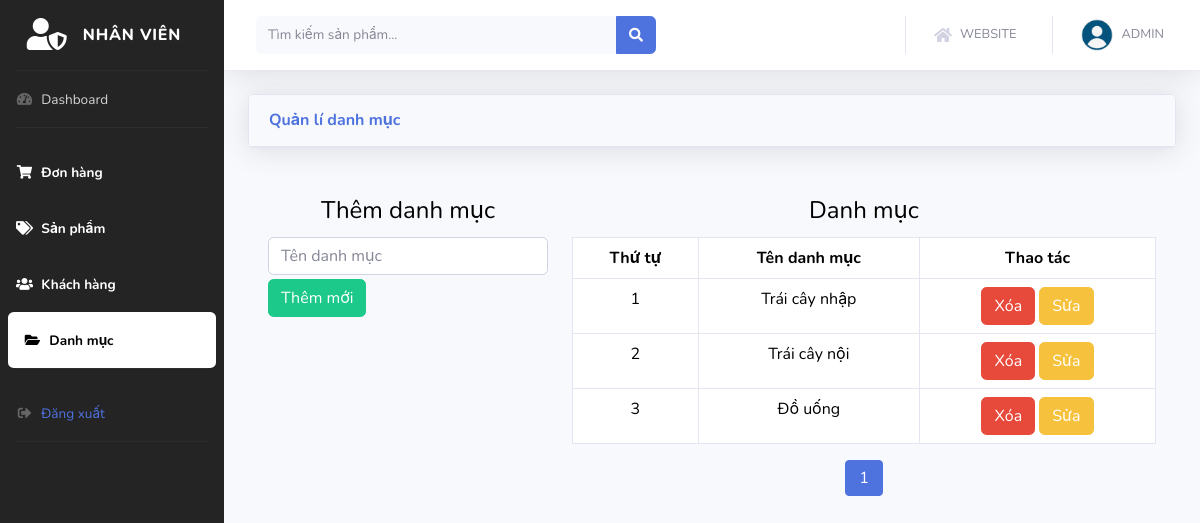
/nhanvien/xulydanhmuc.php (signed in), run on the app's committed database.
### tables this page shows
CREATE TABLE `tbl_category` (
  `category_id` int(11) NOT NULL,
  `category_name` varchar(50) NOT NULL
);

### nhanvien/xulydanhmuc.php (the view, shortened to what this page needs)
<?php
include('../db/connect.php');
?>
<!DOCTYPE html>
<html lang="en">
<?php
    include('./common/head.php')
?>
<body id="page-top">
    <div id="wrapper">
        <?php
        include('./common/sidebar.php');
        ?>
        <div id="content-wrapper" class="d-flex flex-column">
            <div id="content">
                <?php
                include('./common/topbar.php');
                ?>
                <div class="container-fluid">
                    <div class="card shadow mb-4">
                        <div class="card-header py-3">
                            <h6 class="m-0 font-weight-bold text-primary">Quản lí danh mục</h6>
                        </div>
                    </div>
                    <div class="card-body">
                    <div class="row">
                        <?php
                        if (isset($_GET['capnhat'])) {
                            $capnhat = $_GET['capnhat'];
                        } else {
                            $capnhat = '';
                        }
                        if ($capnhat) {
                            $id_capnhat = $_GET['capnhat'];
                            $sql_capnhat = mysqli_query($mysqli, "SELECT * FROM tbl_category WHERE category_id='$id_capnhat'");
                            $row_capnhat = mysqli_fetch_array($sql_capnhat);
                        ?>
                            <div class="col-md-4">
                                <h4 class="py-1 text-center">Cập nhật danh mục</h4>
                                <form action="" method="post">
                                    <input type="text" class="form-control" name="tendanhmuc" value="<?php echo $row_capnhat['category_name'] ?>" required>
                                    <input type="hidden" class="form-control" name="id_danhmuc" value="<?php echo $row_capnhat['category_id'] ?>">
                                    <input type="submit" name="capnhat" value="Cập nhật" class="btn btn-success my-1">
                                </form>
                            </div>
                        <?php
                        } else {
                        ?>
                            <div class="col-md-4">
                                <h4 class="py-1 text-center">Thêm danh mục</h4>
                                <form action="" method="post">
                                    <input type="text" class="form-control" name="tendanhmuc" placeholder="Tên danh mục">
                                    <input type="submit" name="themdanhmuc" onclick="return confirm('Bạn có muốn tiếp tục thêm danh mục')"
                                    value="Thêm mới" class="btn btn-success my-1">
                                </form>
                            </div>
                        <?php
                        }
                        ?>
                        <div class="col-md-8">
                            <h4 class="py-1 text-center">Danh mục</h4>
                            <table class="table table-bordered">
                                <?php
                                $productsPerPage = 5;
                                if (isset($_GET['page']) && is_numeric($_GET['page'])) {
                                    $currentPage = max(1, $_GET['page']);
                                } else {
                                    $currentPage = 1;
                                }
                                $begin = ($currentPage - 1) * $productsPerPage;
                                $sql_select = mysqli_query($mysqli, "SELECT * FROM tbl_category ORDER BY category_id ASC LIMIT $begin, $productsPerPage");
                                ?>
                                <tr class="text-center">
                                    <th>Thứ tự</th>
                                    <th>Tên danh mục</th>
                                    <th>Thao tác</th>
                                </tr>
                                <?php
                                $i = 0;
                                while ($row_category = mysqli_fetch_array($sql_select)) {
                                    $i++;
                                    $orderNumber = $begin + $i;
                                ?>
                                    <tr class="text-center">
                                        <td><?php echo $orderNumber ?></td>
                                        <td><?php echo $row_category['category_name'] ?></td>
                                        <td>
                                            <a href="?xoa=<?php echo $row_category['category_id'] ?>" onclick="return confirm('Bạn có chắc muốn xóa danh mục không')" class="btn btn-danger">Xóa</a>
                                            <a href="?capnhat=<?php echo $row_category['category_id'] ?>" class="btn btn-warning">Sửa</a>
                                        </td>
                                    </tr>
                                <?php
                                }
                                ?>
                            </table>
                            <?php
                            $sql_page = mysqli_query($mysqli, "SELECT * FROM tbl_category");
                            $count_row_page = mysqli_num_rows($sql_page);
                            $page = ceil($count_row_page / 5);
                            ?>
                            <div class="paging d-flex justify-content-center">
                                <?php
                                for ($i = 1; $i <= $page; $i++) {
                                ?>
                                    <a <?php if ($i == $currentPage) echo 'style="background-color: #4e73df; border-color: #4e73df; color:white;"' ?> href="xulydanhmuc.php?page=<?php echo $i ?>"><?php echo $i ?></a>
                                <?php
                                }
                                ?>
                            </div>
                        </div>
                    </div>
                    </div>
                </div>
            </div>
        </div>
    </div>
</body>
</html>

### nhanvien/xulydanhmuc.php (style rules this page uses)
.paging a { border: 1px solid #4e73df; padding: 5px 13px; list-style: none; background: #fff; margin: 0 4px; border-radius: 4px; color: #4e73df; text-decoration: none; }

### data on the page
tbl_category: orderNumber "1", category_name "Trái cây nhập"
tbl_category: orderNumber "2", category_name "Trái cây nội"
tbl_category: orderNumber "3", category_name "Đồ uống"
